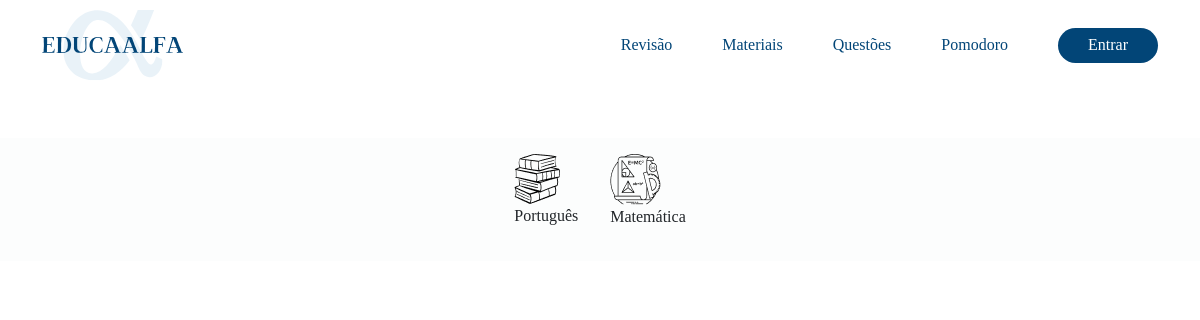
The app's page /disciplinas/ with its own data.
### materiais/models.py (models this page shows)
class Disciplina(models.Model):
    nome = models.CharField(max_length=100, default="")
    imagem = models.ImageField(upload_to='materiais/static/materiais/img/')

### materiais/views.py (the view)
# urls.py: path('disciplinas/', views.lista_disciplinas, name='lista_disciplinas'),
def lista_disciplinas(request):
    disciplinas = Disciplina.objects.all()
    context = {
        'disciplinas': disciplinas
        }
    return render(request, 'materiais/partials/lista_disciplinas.html', context)

### materiais/templates/materiais/partials/lista_disciplinas.html
{% extends 'base.html' %}
{% load static %}
{% block content %}
<div class="d-flex justify-content-center m-5">
{% for disciplina in disciplinas %}
<div class="p-3">
  <a href="{% url 'lista_assuntos' disciplina.id %}">
    <img src="{{ disciplina.imagem.url }}" alt="">
  </a>
  <p>{{ disciplina.nome }}</p>
</div>
{% endfor %}
</div>
{% endblock %}

### static/css/style.css (style rules this page uses)
:root { --cor-1: #001B48; --cor-2: #024577; --cor-3: #015C92; --cor-4: #2d82B5; --cor-5: #018ABE; --cor-6: #97C4D8; --cor-7: #88CDF6; --cor-8: #B6E6FF; --cor-9: #D6E8EE; --cor-10: #ECEFF1; }
* { font-family: 'Merriweather'; }
p { font-size: 16px; font-weight: 400; }

### records on screen
Disciplina: imagem (picture), nome "Português"
Disciplina: imagem (picture), nome "Matemática"
